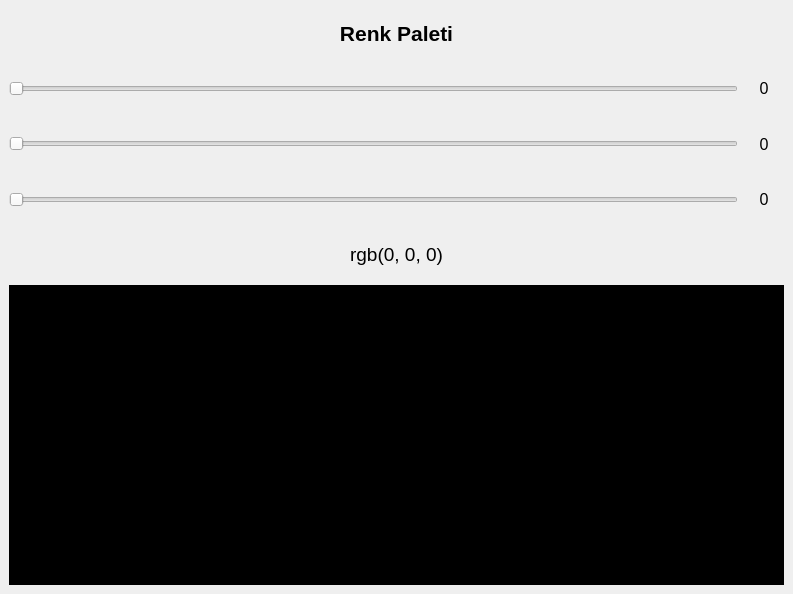
<?xml version="1.0" encoding="UTF-8"?>
<ui version="4.0">
 <class>MainWindow</class>
 <widget class="QMainWindow" name="MainWindow">
  <property name="geometry">
   <rect>
    <x>0</x>
    <y>0</y>
    <width>793</width>
    <height>594</height>
   </rect>
  </property>
  <property name="windowTitle">
   <string>Renk Paleti</string>
  </property>
  <widget class="QWidget" name="centralwidget">
   <layout class="QGridLayout" name="gridLayout">
    <item row="0" column="0">
     <layout class="QVBoxLayout" name="verticalLayout">
      <item>
       <widget class="QLabel" name="label">
        <property name="font">
         <font>
          <pointsize>16</pointsize>
          <weight>75</weight>
          <bold>true</bold>
         </font>
        </property>
        <property name="text">
         <string>Renk Paleti</string>
        </property>
        <property name="alignment">
         <set>Qt::AlignCenter</set>
        </property>
       </widget>
      </item>
      <item>
       <layout class="QHBoxLayout" name="horizontalLayout_3">
        <item>
         <widget class="QSlider" name="horizontalSlider_red">
          <property name="maximum">
           <number>255</number>
          </property>
          <property name="orientation">
           <enum>Qt::Horizontal</enum>
          </property>
         </widget>
        </item>
        <item>
         <widget class="QLabel" name="label_red">
          <property name="sizePolicy">
           <sizepolicy hsizetype="Maximum" vsizetype="Preferred">
            <horstretch>0</horstretch>
            <verstretch>0</verstretch>
           </sizepolicy>
          </property>
          <property name="minimumSize">
           <size>
            <width>40</width>
            <height>0</height>
           </size>
          </property>
          <property name="font">
           <font>
            <pointsize>12</pointsize>
           </font>
          </property>
          <property name="text">
           <string>0</string>
          </property>
          <property name="alignment">
           <set>Qt::AlignCenter</set>
          </property>
         </widget>
        </item>
       </layout>
      </item>
      <item>
       <layout class="QHBoxLayout" name="horizontalLayout_2">
        <item>
         <widget class="QSlider" name="horizontalSlider_green">
          <property name="maximum">
           <number>255</number>
          </property>
          <property name="orientation">
           <enum>Qt::Horizontal</enum>
          </property>
         </widget>
        </item>
        <item>
         <widget class="QLabel" name="label_green">
          <property name="sizePolicy">
           <sizepolicy hsizetype="Fixed" vsizetype="Preferred">
            <horstretch>0</horstretch>
            <verstretch>0</verstretch>
           </sizepolicy>
          </property>
          <property name="minimumSize">
           <size>
            <width>40</width>
            <height>0</height>
           </size>
          </property>
          <property name="font">
           <font>
            <pointsize>12</pointsize>
           </font>
          </property>
          <property name="text">
           <string>0</string>
          </property>
          <property name="alignment">
           <set>Qt::AlignCenter</set>
          </property>
         </widget>
        </item>
       </layout>
      </item>
      <item>
       <layout class="QHBoxLayout" name="horizontalLayout">
        <item>
         <widget class="QSlider" name="horizontalSlider_blue">
          <property name="maximum">
           <number>255</number>
          </property>
          <property name="orientation">
           <enum>Qt::Horizontal</enum>
          </property>
         </widget>
        </item>
        <item>
         <widget class="QLabel" name="label_blue">
          <property name="sizePolicy">
           <sizepolicy hsizetype="Fixed" vsizetype="Preferred">
            <horstretch>0</horstretch>
            <verstretch>0</verstretch>
           </sizepolicy>
          </property>
          <property name="minimumSize">
           <size>
            <width>40</width>
            <height>0</height>
           </size>
          </property>
          <property name="font">
           <font>
            <pointsize>12</pointsize>
           </font>
          </property>
          <property name="text">
           <string>0</string>
          </property>
          <property name="alignment">
           <set>Qt::AlignCenter</set>
          </property>
         </widget>
        </item>
       </layout>
      </item>
      <item>
       <widget class="QLabel" name="label_rgb">
        <property name="font">
         <font>
          <pointsize>14</pointsize>
         </font>
        </property>
        <property name="text">
         <string>rgb(0, 0, 0)</string>
        </property>
        <property name="alignment">
         <set>Qt::AlignCenter</set>
        </property>
       </widget>
      </item>
      <item>
       <widget class="QLabel" name="label_renk_alani">
        <property name="sizePolicy">
         <sizepolicy hsizetype="Preferred" vsizetype="Fixed">
          <horstretch>0</horstretch>
          <verstretch>0</verstretch>
         </sizepolicy>
        </property>
        <property name="minimumSize">
         <size>
          <width>0</width>
          <height>300</height>
         </size>
        </property>
        <property name="styleSheet">
         <string notr="true">background-color: rgb(0, 0, 0);</string>
        </property>
        <property name="text">
         <string/>
        </property>
       </widget>
      </item>
     </layout>
    </item>
   </layout>
  </widget>
 </widget>
 <resources/>
 <connections/>
</ui>
